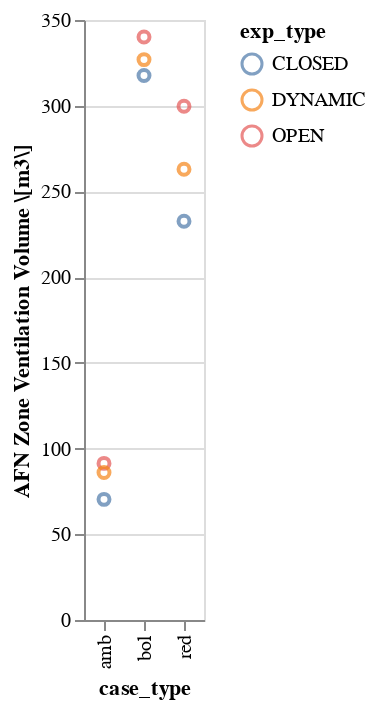

Notebook code for this chart:
### Code cell
vent = alt.Chart(df_agg).mark_point().encode(
    x=alt.X("case_type:N"),
    y=alt.Y(r"AFN Zone Ventilation Volume \[m3\]:Q"),
    color="exp_type"
)

### Figure 1 — Vega-Lite specification as saved in the notebook (floating-point values rounded to 4 significant figures)
{"config": {"view": {"continuousWidth": 300, "continuousHeight": 300}}, "data": {"name": "data-ceb9dd0874add229e04f75634106225f"}, "mark": {"type": "point"}, "encoding": {"color": {"field": "exp_type", "type": "nominal"}, "x": {"field": "case_type", "type": "nominal"}, "y": {"field": "AFN Zone Ventilation Volume \\[m3\\]", "type": "quantitative"}}, "$schema": "https://vega.github.io/schema/vega-lite/v5.20.1.json", "datasets": {"data-ceb9dd0874add229e04f75634106225f": [{"case_names": "red_b1_CLOSED", "AFN Zone Ventilation Volume [m3]": 232.6, "AFN Zone Mixing Volume [m3]": 146.9, "combined_vent": 379.5, "Zone Mean Air Temperature [C]": 22.33, "case_type": "red", "exp_type": "CLOSED"}, {"case_names": "bol_5_CLOSED", "AFN Zone Ventilation Volume [m3]": 317.7, "AFN Zone Mixing Volume [m3]": 92.13, "combined_vent": 409.8, "Zone Mean Air Temperature [C]": 23.15, "case_type": "bol", "exp_type": "CLOSED"}, {"case_names": "amb_b1_CLOSED", "AFN Zone Ventilation Volume [m3]": 70.37, "AFN Zone Mixing Volume [m3]": 208.9, "combined_vent": 279.3, "Zone Mean Air Temperature [C]": 23.55, "case_type": "amb", "exp_type": "CLOSED"}, {"case_names": "bol_5_Medium", "AFN Zone Ventilation Volume [m3]": 340.1, "AFN Zone Mixing Volume [m3]": 250.8, "combined_vent": 590.9, "Zone Mean Air Temperature [C]": 23.04, "case_type": "bol", "exp_type": "OPEN"}, {"case_names": "red_b1_Medium", "AFN Zone Ventilation Volume [m3]": 299.7, "AFN Zone Mixing Volume [m3]": 405.1, "combined_vent": 704.8, "Zone Mean Air Temperature [C]": 22.13, "case_type": "red", "exp_type": "OPEN"}, {"case_names": "amb_b1_Medium", "AFN Zone Ventilation Volume [m3]": 91.36, "AFN Zone Mixing Volume [m3]": 353.9, "combined_vent": 445.3, "Zone Mean Air Temperature [C]": 23.11, "case_type": "amb", "exp_type": "OPEN"}, {"case_names": "bol_5_DYNAMIC", "AFN Zone Ventilation Volume [m3]": 326.9, "AFN Zone Mixing Volume [m3]": 144.7, "combined_vent": 471.6, "Zone Mean Air Temperature [C]": 23.13, "case_type": "bol", "exp_type": "DYNAMIC"}, {"case_names": "red_b1_DYNAMIC", "AFN Zone Ventilation Volume [m3]": 263.0, "AFN Zone Mixing Volume [m3]": 253.3, "combined_vent": 516.3, "Zone Mean Air Temperature [C]": 22.29, "case_type": "red", "exp_type": "DYNAMIC"}, {"case_names": "amb_b1_DYNAMIC", "AFN Zone Ventilation Volume [m3]": 85.99, "AFN Zone Mixing Volume [m3]": 291.5, "combined_vent": 377.5, "Zone Mean Air Temperature [C]": 23.42, "case_type": "amb", "exp_type": "DYNAMIC"}]}}
